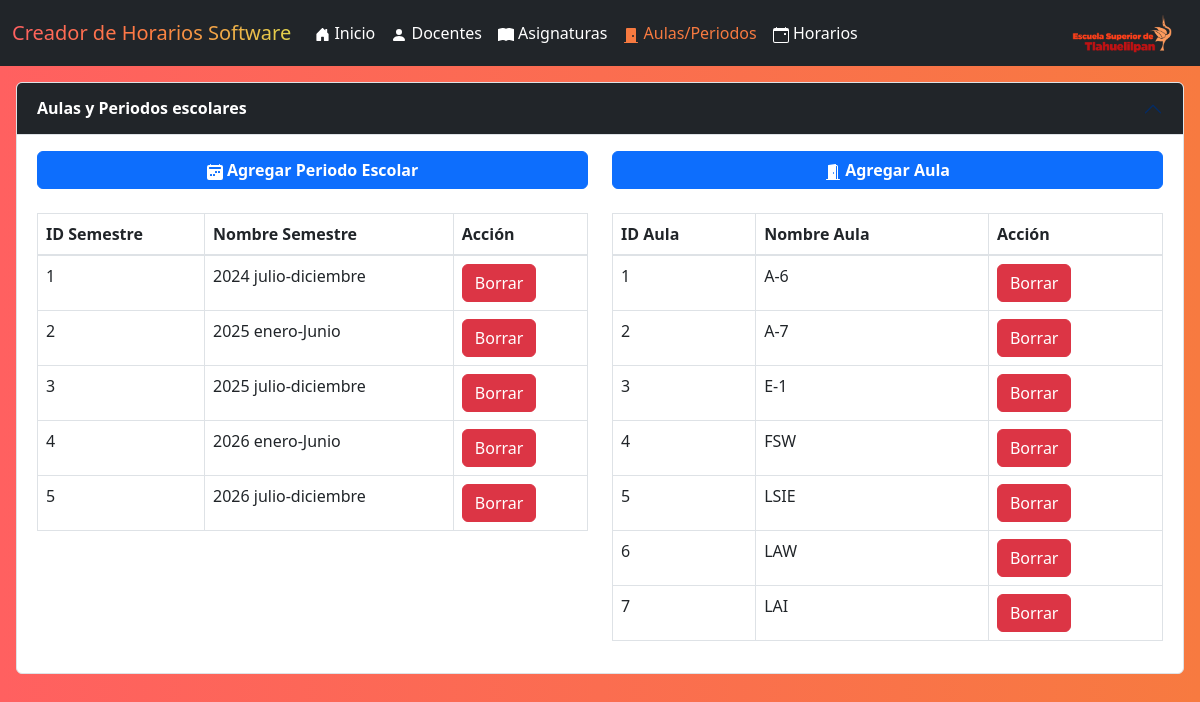
Screenshot of /templates/index_aulas.php with the database file from the repository.
### tables this page shows
CREATE TABLE `semestres` (
  `idSemestre` INT NOT NULL AUTO_INCREMENT,
  `nombreSemestre` VARCHAR(50) NULL,   
  PRIMARY KEY (`idSemestre`)
);

CREATE TABLE `aulas` (
  `idAula` INT NOT NULL AUTO_INCREMENT,
  `nombreAula` VARCHAR(50) NULL,
  PRIMARY KEY (`idAula`)
);

### templates/index_aulas.php (the view, shortened to what this page needs)
<?php
include '../utils/db_conexion.php';
?>
<?php include 'header.php'; ?>
    <div class="accordion p-3" id="accordionAulas">
        <div class="accordion-item">
            <h2 class="accordion-header">
                <button class="accordion-button bg-dark text-white" type="button" data-bs-toggle="collapse" data-bs-target="#informacionAulasPeriodos" aria-expanded="false" aria-controls="informacionAulasPeriodos">
                <strong>Aulas y Periodos escolares</strong>
                </button>
            </h2>
            <div id="informacionAulasPeriodos" class="accordion-collapse">
                <div class="accordion-body">
                        <div class="row">
                            <div class="col-md-6">
                                <div class="d-grid gap-2">
                                    <button type="button" class="btn btn-primary btn-block" data-bs-toggle="modal" data-bs-target="#periodosModal">
                                         <strong>Agregar Periodo Escolar</strong>
                                    </button>
                                </div><br>
                                <table class="table table-bordered">
                                    <thead class="table">
                                        <tr>
                                            <th scope="col">ID Semestre</th>
                                            <th scope="col">Nombre Semestre</th>
                                            <th scope="col">Acción</th>
                                        </tr>
                                    </thead>
                                    <tbody>
                                        <?php
                                        $sql = "SELECT * FROM semestres";
                                        $result = $conn->query($sql);
                                        if ($result->num_rows > 0) {
                                            while($row = $result->fetch_assoc()) {
                                                echo "<tr>";
                                                echo "<td>" . $row["idSemestre"] . "</td>";
                                                echo "<td>" . $row["nombreSemestre"] . "</td>";
                                                echo "<td>
                                                        <a href='../utils/peau_eliminarPeriodo.php?idSemestre=" . $row["idSemestre"] . "' class='btn btn-danger' onclick='return confirm(\"¿Estás seguro de que deseas borrar este registro?\");'>Borrar</a>
                                                    </td>";
                                                echo "</tr>";
                                            }
                                        } else {
                                            echo "<tr><td colspan='3'>No hay registros disponibles</td></tr>";
                                        }
                                        ?>
                                    </tbody>
                                </table>
                            </div>
                            <div class="col-md-6">
                                <div class="d-grid gap-2">
                                    <button type="button" class="btn btn-primary btn-block" data-bs-toggle="modal" data-bs-target="#aulasModal">
                                         <strong>Agregar Aula</strong>
                                    </button>
                                </div><br>
                                <table class="table table-bordered">
                                    <thead class="table">
                                        <tr>
                                            <th scope="col">ID Aula</th>
                                            <th scope="col">Nombre Aula</th>
                                            <th scope="col">Acción</th>
                                        </tr>
                                    </thead>
                                    <tbody>
                                        <?php
                                        $sql = "SELECT * FROM aulas";
                                        $result = $conn->query($sql);
                                        if ($result->num_rows > 0) {
                                            while($row = $result->fetch_assoc()) {
                                                echo "<tr>";
                                                echo "<td>" . $row["idAula"] . "</td>";
                                                echo "<td>" . $row["nombreAula"] . "</td>";
                                                echo "<td>
                                                        <a href='../utils/peau_eliminarAula.php?idAula=" . $row["idAula"] . "' class='btn btn-danger' onclick='return confirm(\"¿Estás seguro de que deseas borrar este registro?\");'>Borrar</a>
                                                    </td>";
                                                echo "</tr>";
                                            }
                                        } else {
                                            echo "<tr><td colspan='3'>No hay registros disponibles</td></tr>";
                                        }
                                        ?>
                                    </tbody>
                                </table>
                            </div>
                        </div>
                </div>
            </div>
        </div>
    </div>
</body>
</html>

### templates/header.php (shortened to what this page needs)
<!DOCTYPE html>
<html lang="en">
<head>
    <link rel="stylesheet" href="https://stackpath.bootstrapcdn.com/bootstrap/4.4.1/css/bootstrap.min.css"
>
    <link href="https://cdn.jsdelivr.net/npm/bootstrap@5.3.0-alpha1/dist/css/bootstrap.min.css" rel="stylesheet">
    <link rel="stylesheet" href="/CreadorHorarios/css/style.css">
</head>
<body  class="bg-orange-light">
    <nav class="navbar navbar-expand-lg navbar-dark bg-dark">
      <div class="container-fluid">
        <a id="LogoTitle" class="navbar-brand" href="#"
        style=" background: linear-gradient(to right,#ff6060, #ff7d41, #ffee52de);
        -webkit-background-clip: text;
        -webkit-text-fill-color: transparent;
        font-size: 20px;">
          Creador de Horarios Software
        </a>
        <div class="collapse navbar-collapse" id="navbarNavDropdown">
          <ul class="navbar-nav">
            <li class="nav-item">
              <a class="nav-link <?php echo basename($_SERVER['PHP_SELF']) == 'index.php' ? 'text-warning' : 'text-white'; ?>" href="./index.php">
                     Inicio
              </a>
            </li>
            <li class="nav-item">
              <a class="nav-link <?php echo basename($_SERVER['PHP_SELF']) == 'index_profesores.php' ? 'text-warning' : 'text-white'; ?>" href="./index_profesores.php">
                  <svg xmlns="http://www.w3.org/2000/svg" width="16" height="16" fill="currentColor" class="bi bi-person-fill" viewBox="0 0 16 16">
                      <path d="M3 14s-1 0-1-1 1-4 6-4 6 3 6 4-1 1-1 1zm5-6a3 3 0 1 0 0-6 3 3 0 0 0 0 6"/>
                    </svg> Docentes
              </a>
            </li>
            <li class="nav-item">
              <a class="nav-link <?php echo basename($_SERVER['PHP_SELF']) == 'index_asignaturas.php' ? 'text-warning' : 'text-white'; ?>" href="./index_asignaturas.php">
                     Asignaturas
              </a>
            </li>
            <li class="nav-item">
              <a class="nav-link <?php echo basename($_SERVER['PHP_SELF']) == 'index_aulas.php' ? 'text-warning' : 'text-white'; ?>" href="./index_aulas.php">
                <svg xmlns="http://www.w3.org/2000/svg" width="16" height="16" fill="currentColor" class="bi bi-door-closed-fill" viewBox="0 0 16 16">
                  <path d="M12 1a1 1 0 0 1 1 1v13h1.5a.5.5 0 0 1 0 1h-13a.5.5 0 0 1 0-1H3V2a1 1 0 0 1 1-1zm-2 9a1 1 0 1 0 0-2 1 1 0 0 0 0 2"/>
                </svg> Aulas/Periodos
              </a>
            </li>
            <li class="nav-item">
              <a class="nav-link <?php echo basename($_SERVER['PHP_SELF']) == 'index_horarios.php' ? 'text-warning' : 'text-white'; ?>" href="./index_horarios.php">
                 Horarios
              </a>
            </li>
          </ul>
        </div>
        <a class="navbar-brand" href="#">
          <img src="/CreadorHorarios/img/logoestl.png" alt="Bootstrap" width="100" height="40">
        </a>
      </div>
    </nav>

### css/style.css (style rules this page uses)
body.bg-orange-light { background: linear-gradient(to right,#ff6060, #f77a40); -webkit-background-clip: text; }
.navbar-nav .nav-link.text-warning { color: #f77a40 !important; }

### rows the page displays
semestres: idSemestre "1", nombreSemestre "2024 julio-diciembre"
semestres: idSemestre "2", nombreSemestre "2025 enero-Junio"
semestres: idSemestre "3", nombreSemestre "2025 julio-diciembre"
semestres: idSemestre "4", nombreSemestre "2026 enero-Junio"
semestres: idSemestre "5", nombreSemestre "2026 julio-diciembre"
aulas: idAula "1", nombreAula "A-6"
aulas: idAula "2", nombreAula "A-7"
aulas: idAula "3", nombreAula "E-1"
aulas: idAula "4", nombreAula "FSW"
aulas: idAula "5", nombreAula "LSIE"
aulas: idAula "6", nombreAula "LAW"
aulas: idAula "7", nombreAula "LAI"
